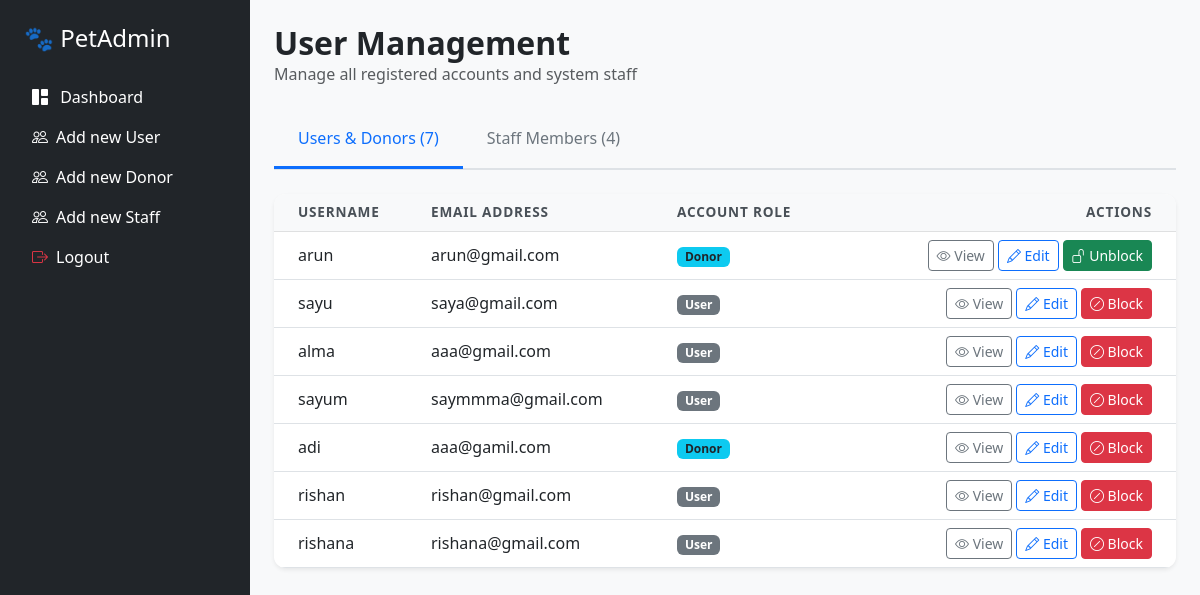
Screenshot of /allusers with the database file from the repository.
### accounts/models.py (models this page shows)
class CustomUser(AbstractUser):
    username = models.CharField(max_length=20, unique=True)
    email = models.EmailField(unique=True)
    ROLE_CHOICES = (
        ('admin', 'Admin'),
        ('staff', 'Staff'),
        ('donor', 'Donor'),
        ('user','User')
    )
    role = models.CharField(
        max_length=10, choices=ROLE_CHOICES, default='user')
    is_blocked=models.BooleanField(default=False)

### accounts/views.py (the view)
# urls.py: path('allusers',all_users,name='all_users'),
def all_users(request):
    allusers=CustomUser.objects.filter(role__in=["user" ,'donor'])
    allstaff=CustomUser.objects.filter(role='staff')
    return render(request,'allusers.html',{'allusers':allusers,'allstaff':allstaff})

### Templates/allusers.html (shortened to what this page needs)
{% load static %}
<!DOCTYPE html>
<html lang="en">
<head>
    <link href="https://cdn.jsdelivr.net/npm/bootstrap@5.3.0/dist/css/bootstrap.min.css" rel="stylesheet">
    <link rel="stylesheet" href="https://cdn.jsdelivr.net/npm/bootstrap-icons@1.11.0/font/bootstrap-icons.css">
    <link rel="stylesheet" href="{% static 'css/allusers.css' %}">
</head>
<body class="bg-light">
    <div class="d-flex">
        <nav id="sidebar" class="bg-dark text-white vh-100 d-none d-md-block" style="min-width: 250px;">
            <div class="sidebar-header p-4">
                <h4 class="mb-0">🐾 PetAdmin</h4>
            </div>
            <div class="list-group list-group-flush px-3">
                <a href="#" class="list-group-item list-group-item-action bg-transparent text-white border-0 active"><i class="bi bi-grid-1x2-fill me-2"></i> Dashboard</a>
                <a href="{% url 'user_register' %}" class="list-group-item list-group-item-action bg-transparent text-white border-0"><i class="bi bi-people me-2"></i>Add new User</a>
                <a href="{% url 'donor_register' %}" class="list-group-item list-group-item-action bg-transparent text-white border-0"><i class="bi bi-people me-2"></i>Add new Donor</a>
                <a href="{% url 'staff_register' %}" class="list-group-item list-group-item-action bg-transparent text-white border-0"><i class="bi bi-people me-2"></i>Add new Staff</a>
                <form action="{% url 'logout' %}" method="post" class="m-0 p-0">
                    <button type="submit" class="list-group-item list-group-item-action bg-transparent text-white border-0 text-start w-100 shadow-none py-2 px-3">
                        <i class="bi bi-box-arrow-right me-2 text-danger"></i>Logout
                    </button>
                </form>
            </div>
        </nav>
        <div class="container-fluid p-4 user-management-container">
            <div class="row mb-4 align-items-center">
                <div class="col">
                    <h2 class="mb-0 text-dark fw-bold">User Management</h2>
                    <p class="text-muted mb-0">Manage all registered accounts and system staff</p>
                </div>
            </div>
            <ul class="nav nav-tabs mb-4" id="userManagementTabs" role="tablist">
                <li class="nav-item">
                    <button class="nav-link active" id="users-tab" data-bs-toggle="tab" data-bs-target="#users-pane" type="button" role="tab">
                        Users & Donors ({{ allusers.count }})
                    </button>
                </li>
                <li class="nav-item">
                    <button class="nav-link" id="staff-tab" data-bs-toggle="tab" data-bs-target="#staff-pane" type="button" role="tab">
                        Staff Members ({{ allstaff.count }})
                    </button>
                </li>
            </ul>
            <div class="tab-content" id="userManagementTabsContent">
                <div class="tab-pane fade show active" id="users-pane" role="tabpanel">
                    <div class="card custom-table-card border-0 shadow-sm">
                        <div class="table-responsive">
                            <table class="table table-hover align-middle mb-0">
                                <thead class="table-light">
                                    <tr>
                                        <th class="ps-4">Username</th>
                                        <th>Email Address</th>
                                        <th>Account Role</th>
                                        <th class="text-end pe-4">Actions</th>
                                    </tr>
                                </thead>
                                <tbody>
                                    {% for user in allusers %}
                                    <tr>
                                        <td class="ps-4 fw-medium">{{ user.username }}</td>
                                        <td>{{ user.email }}</td>
                                        <td>
                                            <span class="badge {% if user.role == 'donor' %}bg-info text-dark{% else %}bg-secondary{% endif %}">
                                                {{ user.role|title }}
                                            </span>
                                        </td>
                                        <td class="text-end pe-4">
                                            <div class="d-flex justify-content-end gap-1">
                                                <a href="{% if user.role == 'donor' %}{% url 'view_donor_admin' user.id %}{% else %}{% url 'view_user_admin' user.id %}{% endif %}" class="btn btn-sm btn-outline-secondary">
                                                    <i class="bi bi-eye"></i> View
                                                </a>
                                                <a href="{% if user.role == 'donor' %}{% url 'donor_adminedit' user.id %}{% else %}{% url 'user_adminedit' user.id %}{% endif %}" class="btn btn-sm btn-outline-primary">
                                                    <i class="bi bi-pencil"></i> Edit
                                                </a>
                                                {% if user.is_blocked %}
                                            <a href="{% url 'admin_block_user' user.id %}"
                                            class="btn btn-sm btn-success">
                                                <i class="bi bi-unlock"></i> Unblock
                                            </a>
                                            {% else %}
                                            <a href="{% url 'admin_block_user' user.id %}"
                                            class="btn btn-sm btn-danger">
                                                <i class="bi bi-slash-circle"></i> Block
                                            </a>
                                            {% endif %}
                                            </div>
                                        </td>
                                    </tr>
                                    {% empty %}
                                    <tr>
                                        <td colspan="4" class="text-center py-5 text-muted">No users or donors registered yet.</td>
                                    </tr>
                                    {% endfor %}
                                </tbody>
                            </table>
                        </div>
                    </div>
                </div>
            </div>
        </div>
    </div>
</body>
</html>

### static/css/allusers.css (style rules this page uses)
.user-management-container { padding-top: 2rem; padding-bottom: 3rem; }
.nav-tabs { border-bottom: 2px solid #dee2e6; }
.nav-tabs .nav-link { color: #6c757d; border: none; padding: 1rem 1.5rem; font-weight: 500; }
.nav-tabs .nav-link.active { color: #0d6efd !important; background-color: transparent; border-bottom: 3px solid #0d6efd; }
.custom-table-card { border: none; border-radius: 12px; box-shadow: 0 0.125rem 0.25rem rgba(0, 0, 0, 0.075); overflow: hidden; }
.table thead th { background-color: #f8f9fa; text-transform: uppercase; font-size: 0.85rem; letter-spacing: 0.05rem; color: #495057; border-top: none; }

### rows the page displays
CustomUser: username "arun", email "arun@gmail.com", role "Donor", is_blocked True (drawn)
CustomUser: username "sayu", email "saya@gmail.com", role "User", is_blocked False (drawn)
CustomUser: username "alma", email "aaa@gmail.com", role "User", is_blocked False (drawn)
CustomUser: username "sayum", email "saymmma@gmail.com", role "User", is_blocked False (drawn)
CustomUser: username "adi", email "aaa@gamil.com", role "Donor", is_blocked False (drawn)
CustomUser: username "rishan", email "rishan@gmail.com", role "User", is_blocked False (drawn)
CustomUser: username "rishana", email "rishana@gmail.com", role "User", is_blocked False (drawn)

### other values shown
{{ allusers.count }} "7"
{{ allstaff.count }} "4"
